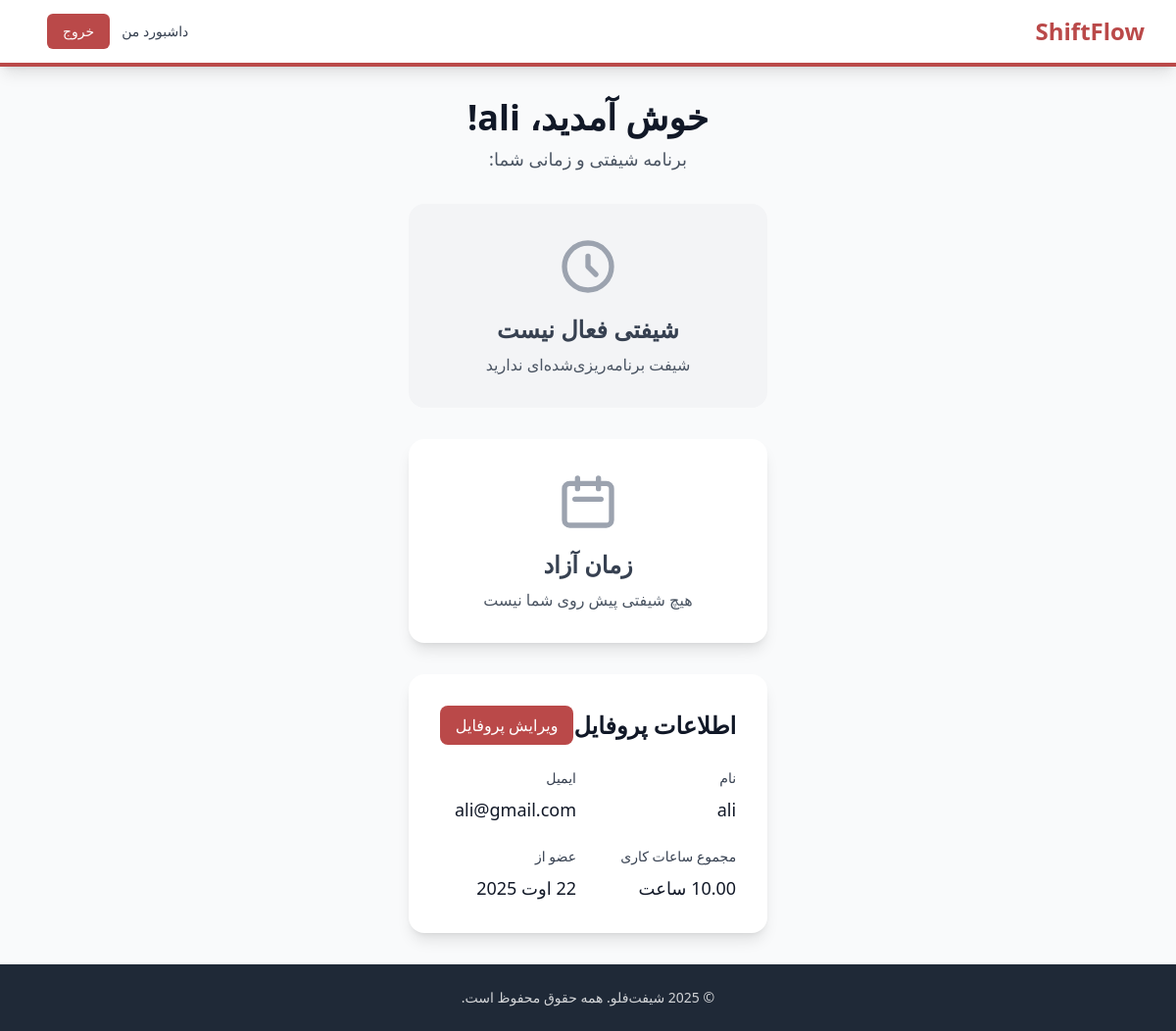
Before: /dashboard/ (signed in) with the older database file.
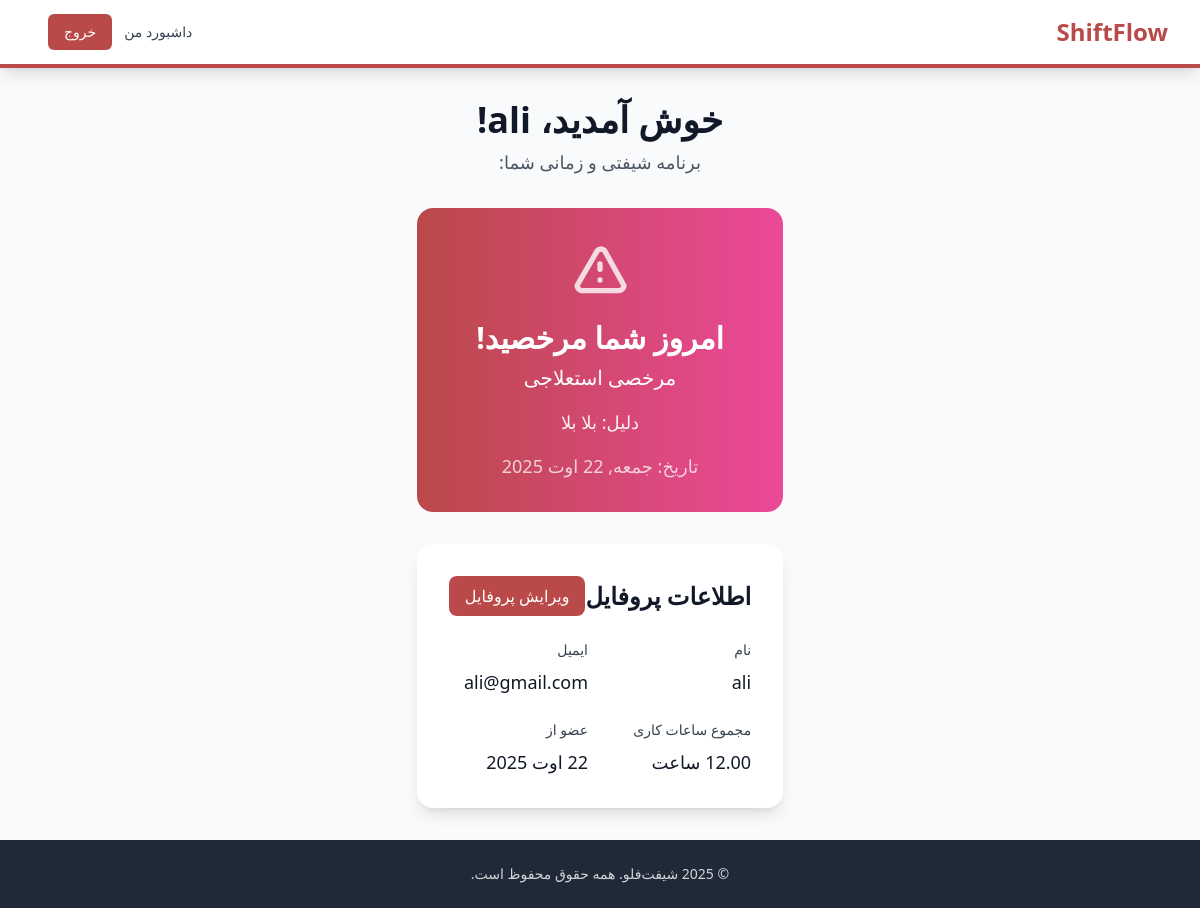
After: the same page with the newer database file.
### core/models.py (models this page shows, shortened)
class Leave(models.Model):
    LEAVE_STATUS_CHOICES = [
        ('pending', 'در انتظار تایید'),
        ('approved', 'تایید شده'),
        ('rejected', 'رد شده'),
    ]
    LEAVE_TYPE_CHOICES = [
        ('annual', 'مرخصی سالانه'),
        ('sick', 'مرخصی استعلاجی'),
        ('personal', 'مرخصی شخصی'),
        ('other', 'سایر'),
    ]
    employee = models.ForeignKey(Employee, on_delete=models.CASCADE, related_name='leaves')
    date = models.DateField()
    leave_type = models.CharField(max_length=20, choices=LEAVE_TYPE_CHOICES, default='annual')
    reason = models.TextField(blank=True)
    status = models.CharField(max_length=20, choices=LEAVE_STATUS_CHOICES, default='pending')
    approved_by = models.ForeignKey(User, on_delete=models.SET_NULL, null=True, blank=True, related_name='approved_leaves')
    approved_at = models.DateTimeField(null=True, blank=True)
    created_at = models.DateTimeField(auto_now_add=True)
    updated_at = models.DateTimeField(auto_now=True)
    class Meta:
        ordering = ['-date']
        unique_together = ['employee', 'date']

### core/views.py (the view)
# urls.py: path('dashboard/', views.employee_dashboard, name='employee_dashboard'),
@login_required
def employee_dashboard(request):
    try:
        employee = request.user.employee_profile
    except Employee.DoesNotExist:
        messages.warning(request, 'Please complete your employee profile.')
        return redirect('core:create_employee_profile')
    current_shift = employee.get_current_shift()
    next_shift = employee.get_next_shift()
    is_on_leave = employee.is_on_leave_today()
    today_leave = employee.get_today_leave() if is_on_leave else None
    context = {
        'employee': employee,
        'current_shift': current_shift,
        'next_shift': next_shift,
        'is_on_leave': is_on_leave,
        'today_leave': today_leave,
        'now': timezone.now(),
    }
    return render(request, 'core/employee_dashboard.html', context)

### core/models.py (called while the page is built)
    def get_current_shift(self):
        now = timezone.now()
        return self.shifts.filter(
            start_time__lte=now,
            end_time__gte=now
        ).first()

    def get_next_shift(self):
        now = timezone.now()
        return self.shifts.filter(
            start_time__gt=now
        ).order_by('start_time').first()

    def is_on_leave_today(self):
        today = timezone.now().date()
        return self.leaves.filter(
            date=today,
            status='approved'
        ).exists()

    def get_today_leave(self):
        today = timezone.now().date()
        return self.leaves.filter(
            date=today,
            status='approved'
        ).first()

### templates/core/employee_dashboard.html (shortened to what the changed rows need)
{% extends 'base.html' %}
{% block content %}
<div class="max-w-4xl mx-auto">
  <div class="text-center mb-8">
    <h1 class="text-4xl font-bold text-gray-900 mb-2">
      خوش آمدید، {{ employee.name }}!
    </h1>
  </div>
  {% if is_on_leave %}
    <div class="bg-gradient-to-r from-pomodoro-red to-pink-500 rounded-2xl p-8 mb-8 text-white text-center">
      <div class="mb-4">
        <svg class="w-16 h-16 mx-auto opacity-80" fill="none" stroke="currentColor" viewBox="0 0 24 24">
          <path stroke-linecap="round" stroke-linejoin="round" stroke-width="2"
            d="M12 9v2m0 4h.01m-6.938 4h13.856c1.54 0
               2.502-1.667 1.732-2.5L13.732 4c-.77-.833-1.964-.833-2.732
               0L3.732 16.5c-.77.833.192 2.5 1.732 2.5z"/>
        </svg>
      </div>
      <h2 class="text-3xl font-bold mb-2">امروز شما مرخصید!</h2>
      <p class="text-xl mb-4">{{ today_leave.get_leave_type_display }}</p>
      {% if today_leave.reason %}
        <p class="text-lg opacity-90 mb-4">دلیل: {{ today_leave.reason }}</p>
      {% endif %}
      <div class="text-lg opacity-75">
        تاریخ: {{ today_leave.date|date:"l, j F Y" }}
      </div>
    </div>
  {% else %}
    {% if current_shift %}
      <div class="bg-gradient-to-r from-pomodoro-green to-pomodoro-blue rounded-2xl p-8 mb-8 text-white text-center">
        <div class="mb-4">
          <svg class="w-16 h-16 mx-auto opacity-80" fill="none" stroke="currentColor" viewBox="0 0 24 24">
            <path stroke-linecap="round" stroke-linejoin="round" stroke-width="2"
              d="M12 8v4l3 3m6-3a9 9 0 11-18 0 9
                 9 0 0118 0z"/>
          </svg>
        </div>
        <h2 class="text-3xl font-bold mb-2">شما اکنون در یک شیفت هستید!</h2>
        <p class="text-xl mb-4">{{ current_shift.name }}</p>
        <div class="text-lg opacity-90">
          <span class="font-semibold">{{ current_shift.start_time|time:"H:i" }}</span> -
          <span class="font-semibold">{{ current_shift.end_time|time:"H:i" }}</span>
        </div>
        <div class="mt-6" id="countdown">
          <p class="text-sm opacity-75 mb-2">تا پایان شیفت:</p>
          <div class="text-2xl font-mono font-bold" id="timer">در حال بارگذاری...</div>
        </div>
      </div>
    {% else %}
      <div class="bg-gray-100 rounded-2xl p-8 mb-8 text-center">
        <div class="mb-4">
          <svg class="w-16 h-16 mx-auto text-gray-400" fill="none" stroke="currentColor" viewBox="0 0 24 24">
            <path stroke-linecap="round" stroke-linejoin="round" stroke-width="2"
              d="M12 8v4l3 3m6-3a9 9 0
                 11-18 0 9 9 0 0118 0z"/>
          </svg>
        </div>
        <h2 class="text-2xl font-bold text-gray-700 mb-2">شیفتی فعال نیست</h2>
        <p class="text-gray-600">شیفت برنامه‌ریزی‌شده‌ای ندارید</p>
      </div>
    {% endif %}
    {% if next_shift %}
      <div class="bg-white rounded-2xl shadow-lg p-8 mb-8">
        <h3 class="text-2xl font-bold text-gray-900 mb-6">شیفت بعدی</h3>
        <div class="bg-gradient-to-r from-pomodoro-red to-pink-500 rounded-xl p-6 text-white">
          <div class="flex items-center justify-between">
            <div>
              <h4 class="text-xl font-semibold mb-2">{{ next_shift.name }}</h4>
              <p class="text-lg opacity-90">
                {{ next_shift.start_time|date:"l, j F" }} ساعت {{ next_shift.start_time|time:"H:i" }}
              </p>
              <p class="opacity-75">
                مدت زمان: {{ next_shift.duration_hours|floatformat:1 }} ساعت
              </p>
            </div>
            <div class="text-right">
              <div class="text-sm opacity-75 mb-2">تا شروع شیفت:</div>
              <div class="text-2xl font-mono font-bold" id="next-shift-timer">در حال بارگذاری...</div>
            </div>
          </div>
        </div>
      </div>
    {% else %}
      <div class="bg-white rounded-2xl shadow-lg p-8 mb-8 text-center">
        <div class="mb-4">
          <svg class="w-16 h-16 mx-auto text-gray-400" fill="none" stroke="currentColor" viewBox="0 0 24 24">
            <path stroke-linecap="round" stroke-linejoin="round" stroke-width="2"
              d="M8 7V3m8 4V3m-9 8h10M5
                 21h14a2 2 0 002-2V7a2 2 0
                 00-2-2H5a2 2 0 00-2 2v12a2
                 2 0 002 2z"/>
          </svg>
        </div>
        <h3 class="text-2xl font-bold text-gray-700 mb-2">زمان آزاد</h3>
        <p class="text-gray-600">هیچ شیفتی پیش روی شما نیست</p>
      </div>
    {% endif %}
  {% endif %}
</div>
{% endblock %}

Changed rows visible on the page:
added Leave: leave_type "مرخصی استعلاجی", reason "بلا بلا", date "جمعه, 22 اوت 2025"
Other visible differences:
text no longer shown: "شیفتی فعال نیست شیفت برنامه‌ریزی‌شده‌ای ندارید زمان آزاد هیچ شیفتی پیش روی شما نیست"
text now shown: "امروز شما مرخصید! دلیل: تاریخ:"
